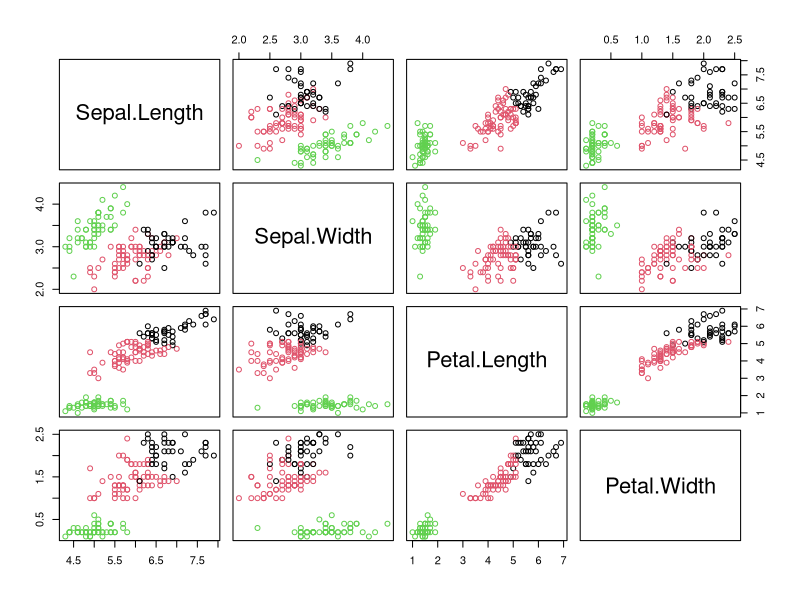
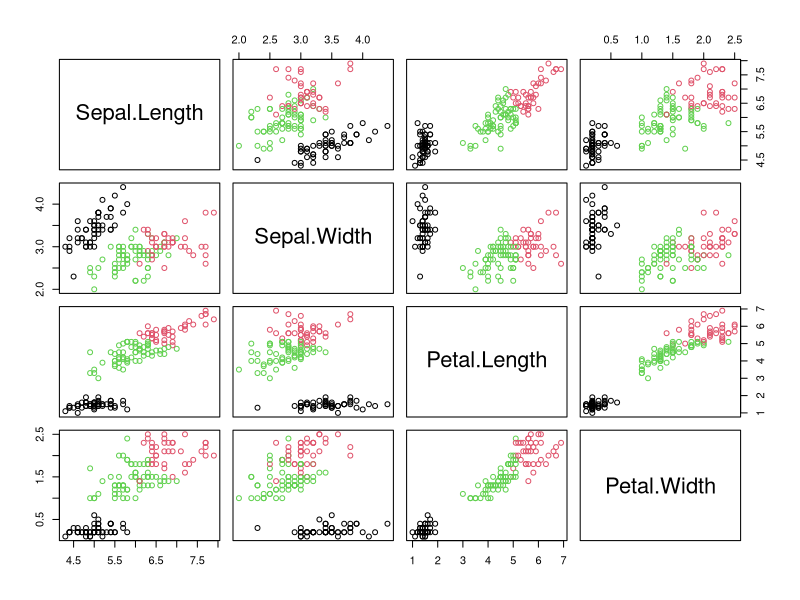

These charts were generated, in order, by the following R code:
#Formacao Cientista de Dados - Fernando Amaral

cluster = kmeans(iris[1:4],centers=3)
table(iris$Species,cluster$cluster)
plot(iris[,1:4],col=cluster$cluster)

set.seed(2014)
cluster = kmeans(iris[1:4],centers=3)
table(iris$Species,cluster$cluster)
plot(iris[,1:4],col=cluster$cluster)

iris2 = iris
iris2['grupos'] = cluster$cluster
write.csv(iris2,"iri2.csv")

